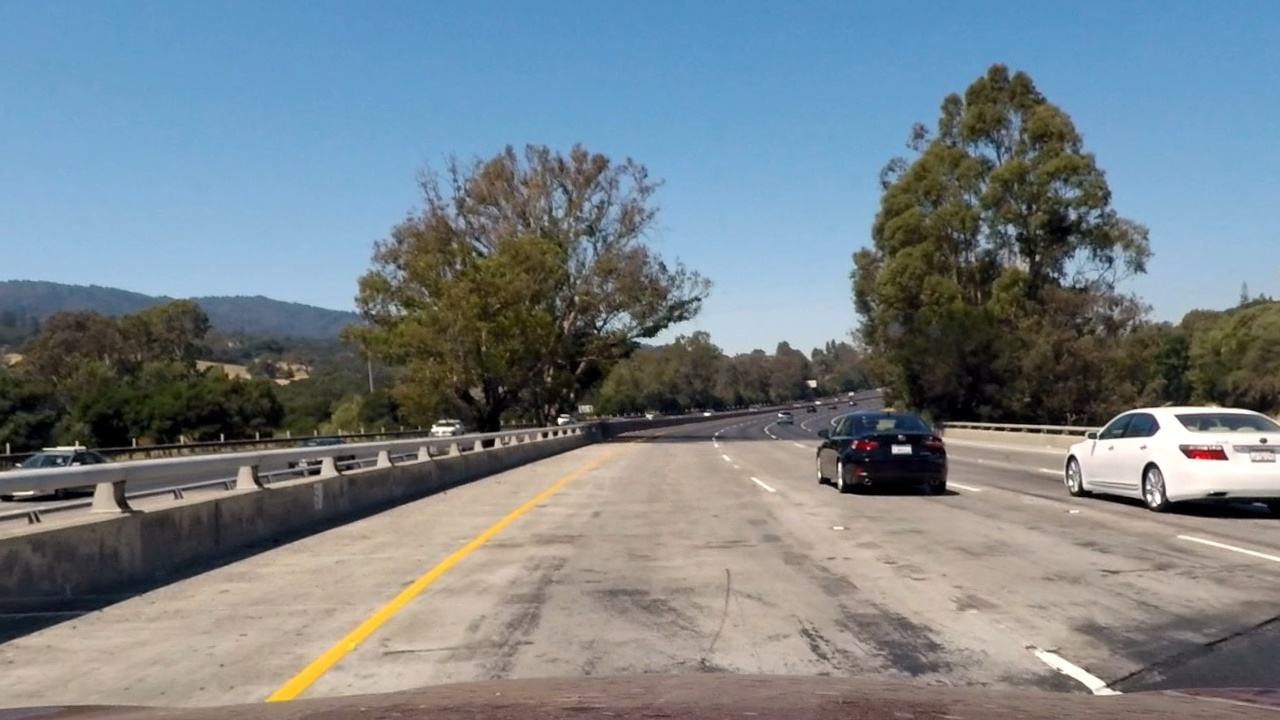
#> input picture output_images/undist_test1.jpg, 1280 x 720 px
$ jupyter execute --allow-errors CarND-Advanced-Lane-Lines.ipynb   (shell and % lines are left out)   (older library calls are emulated)
#> lines starting #> are read from the running program, lines starting #| are printed output that depends on the picture; after the words box and inside, x2 and y2 are one past the last pixel; in counts of white or black regions, pixels touching at a corner belong together
# Advanced Lane Finding Project

#### William Rifenburgh

The goals / steps of this project are the following:

* Compute the camera calibration matrix and distortion coefficients given a set of chessboard images.
* Apply a distortion correction to raw images.
* Use color transforms, gradients, etc., to create a thresholded binary image.
* Apply a perspective transform to rectify binary image ("birds-eye view").
* Detect lane pixels and fit to find the lane boundary.
* Determine the curvature of the lane and vehicle position with respect to center.
* Warp the detected lane boundaries back onto the original image.
* Output visual display of the lane boundaries and numerical estimation of lane curvature and vehicle position.

---
### Camera Calibration

The following cell calculates camera calibration parameters, undistorts the calibration images and saves them to the output_images folder. An example of an undistorted calibration image next to its original form is also plotted inline.

[cell 1]
import numpy as np
import cv2
import glob
import matplotlib.pyplot as plt
import matplotlib.image as mpimg


# Make a list of calibration images
images = glob.glob('./camera_cal/calibration*.jpg')


# prepare object points, like (0,0,0), (1,0,0), (2,0,0) ....,(6,5,0)
objp = np.zeros((6 * 9, 3), np.float32)
objp[:, :2] = np.mgrid[0:9, 0:6].T.reshape(-1, 2)

# Arrays to store object points and image points from all the images.
objpoints = []  # 3d points in real world space
imgpoints = []  # 2d points in image plane.

# Step through the list and search for chessboard corners
for fname in images:
    img = cv2.imread(fname)
    gray = cv2.cvtColor(img, cv2.COLOR_BGR2GRAY)

    # Find the chessboard corners
    ret, corners = cv2.findChessboardCorners(gray, (9, 6), None)

    # If found, add object points, image points
    if ret == True:
        objpoints.append(objp)
        imgpoints.append(corners)

#> (the rest of this cell did not finish here and is left out)

### Undistort test images

The following cell will undistort all test images in the test_images directory, save them to the output_images folder and compare one image's original to its undistorted form.

[cell 2]
images = glob.glob('./test_images/*.jpg')

#> (the rest of this cell did not finish here and is left out)

### Perspective Transformation

The following cells define the functions to perform a perspective transform to road images

---

The following cell allows us to preview where our source and destination points for the prototype of our perspective transformation will go. The red line polygon and cyan line polygon indicate the source and destination regions respectively. The coordinates for the source polygon were chosen to match the lane lines. The destination polygon was chosen to represent what would be a bird's eye view of the lanes.

#> (a cell that did not finish here is left out)

The following cell defines the function that will take the source and destinations we defined along with the camera calibration to undistort and perspective transform an image. The resulting bird's eye view image of this function performed on some of the test images is then plotted.

[cell 4]
# [15 lines left out: function undistort_and_transform, not called in this run]

#> (the rest of this cell did not finish here and is left out)

### Color and Gradient Thresholding

The following cell contains code for the function used to identify lane markings using thresholding of sobel x operator convolutions as well as HLS and LAB colorspace transforms. A result of thresholding is shown where the green indicates where HLS-L channel x-gradient thresholding criteria were met, blue indicates where HSL-L color lightness thresholding criteria was met, and red indicates where LAB-B channel thresholding criteria was met. High LAB-B channel values indicate where yellow lane markings are detected whilst the other two filters identify white lane markings

[cell 5]
image = mpimg.imread('./output_images/undist_test1.jpg')
#> image is the input picture: shape (720, 1280, 3); mean R, G, B 119.3, 130, 136.2

# Edit this function to create your own pipeline.
def threshold_image(img, s_thresh=(210, 255), sx_thresh=(30, 45), b_thresh=(150, 255)):
#> called with s_thresh = (210, 255), sx_thresh = (30, 45), b_thresh = (150, 255)
    img = np.copy(img)

    # Convert to HSL color space and separate the L channel
    hls = cv2.cvtColor(img, cv2.COLOR_RGB2HLS).astype(np.float)
    l_channel = hls[:, :, 1]
    s_channel = hls[:, :, 2]
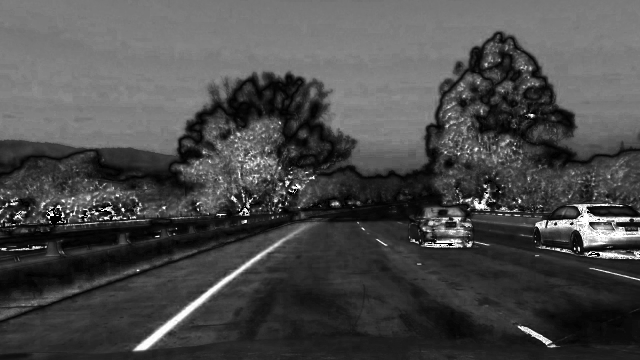
#> s_channel: shape (720, 1280) float64 (shown at 1/2 size); min 0, max 255, mean 74.1

    # Convert to HSL color space and separate the L channel
    lab = cv2.cvtColor(img, cv2.COLOR_RGB2LAB).astype(np.float)
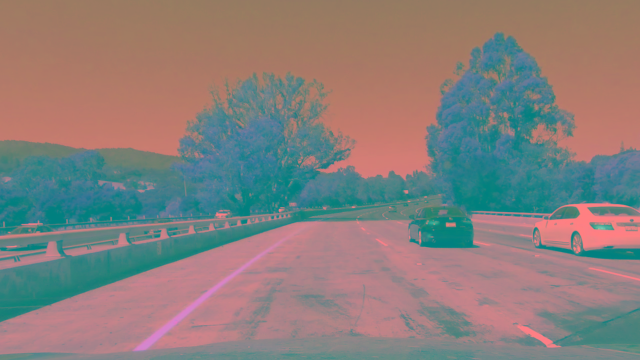
#> lab: shape (720, 1280, 3) float64 (shown at 1/2 size); mean R, G, B 135.6, 127.1, 124.2
    lab_b_channel = lab[:, :, 2]

    # Sobel x
    sobelx = cv2.Sobel(l_channel, cv2.CV_64F, 1, 0)  # Take the derivative in x
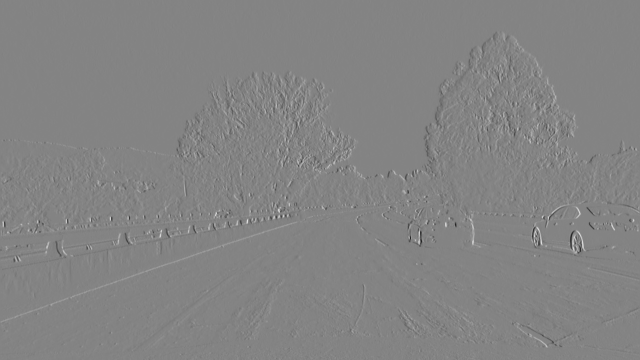
#> sobelx: shape (720, 1280) float64 (shown at 1/2 size); min -814, max 761, mean 0.1; drawn with min black and max white
    abs_sobelx = np.absolute(sobelx)  # Absolute x derivative to accentuate lines away from horizontal
    scaled_sobel = np.uint8(255 * abs_sobelx / np.max(abs_sobelx))

    # Threshold x gradient
    sxbinary = np.zeros_like(scaled_sobel)
    sxbinary[(scaled_sobel >= sx_thresh[0]) & (scaled_sobel <= sx_thresh[1])] = 1

    # Threshold color channel S of HLS
    s_binary = np.zeros_like(l_channel)
    s_binary[(l_channel >= s_thresh[0]) & (l_channel <= s_thresh[1])] = 1

    # Threshold color channel B of LAB
    b_binary = np.zeros_like(lab_b_channel)
    b_binary[(lab_b_channel >= b_thresh[0]) & (lab_b_channel <= b_thresh[1])] = 1

    # Stack each channel
    # Note color_binary[:, :, 0] is all 0s, effectively an all black image. It might
    # be beneficial to replace this channel with something else.
    color_binary = np.dstack((b_binary, sxbinary, s_binary))

    combined_binary = np.zeros_like(sxbinary)
    combined_binary[(s_binary == 1) | (sxbinary == 1) | (b_binary == 1)] = 1

    return color_binary, combined_binary

result, result_binary = threshold_image(image)
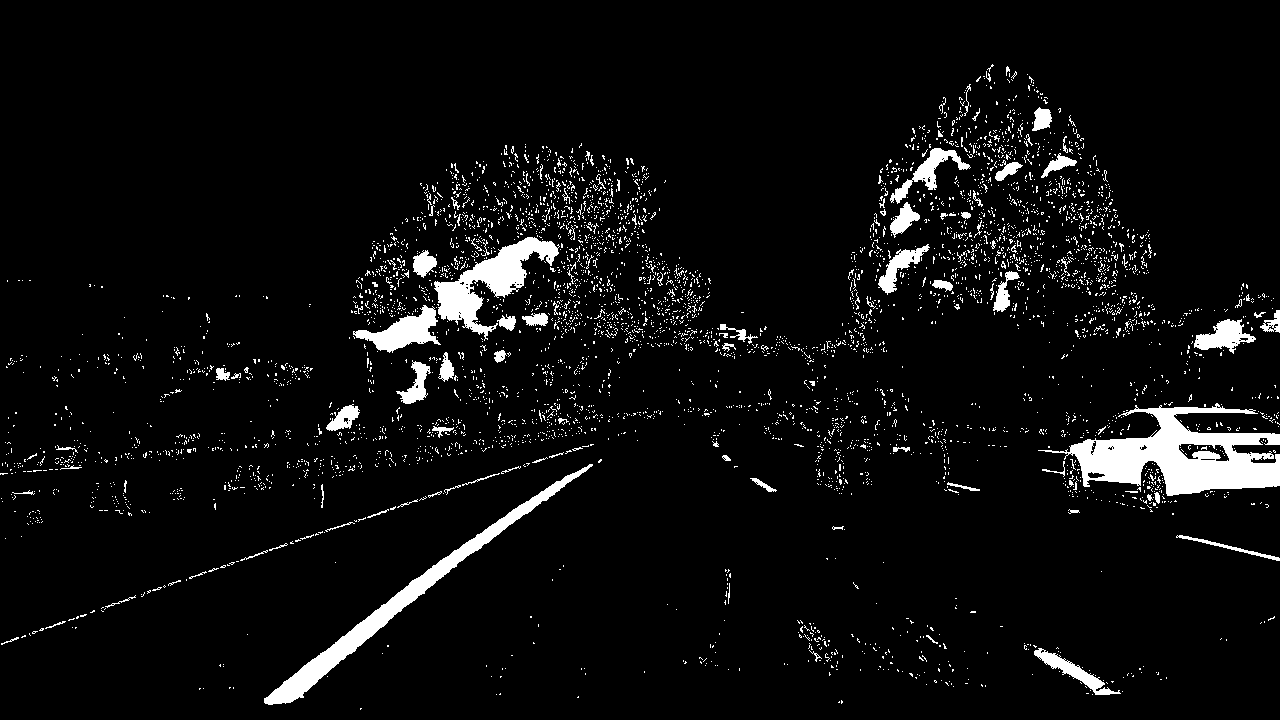
#> result_binary: shape (720, 1280); values 0 (black) and 1 (white), 5.4% white; 4723 white regions (4600 under 20 px), largest, box (x1, y1, x2, y2) and area: (1038, 403, 1280, 496) 10124, (264, 464, 593, 705) 5671, (434, 237, 560, 341) 4286

# Plot the result
f, (ax1, ax2) = plt.subplots(1, 2, figsize=(10, 5))
f.tight_layout()

ax1.imshow(image)
ax1.set_title('Original Image', fontsize=15)

ax2.imshow(result)
ax2.set_title('Thresholding Result', fontsize=15)
plt.subplots_adjust(left=0., right=1, top=0.9, bottom=0.)

result = 255 * result.astype("uint8")
result = cv2.cvtColor(result, cv2.COLOR_RGB2BGR)
cv2.imwrite("output_images/colored_binary.jpg", result)

binary = 255 * result_binary.astype("uint8")
cv2.imwrite("./output_images/combined_binary.jpg", binary)
#> Out = True

### Lane Line Polynomial Fitting

Below is an example of thresholding and perspective transforming a road image using the functions we have previously developed

#> (a cell that did not finish here is left out)

The code cell below will plot a histogram of the bottom half of the binary, perspective transformed image. The  peaks indicate the x-position of both lane lines and where the find_polynomails function will begin its search for the lane lines.

#> (a cell that did not finish here is left out)

The following cell defines the lane finding function which takes in a warped, binary image and fits polynomials to each lane marking side. The functions plotgraph option enables us to preview these lane line polynomials. The function find_curvature_and_offset is also defined beforehand so that it may be used in find_polynomials as much of its required arguments are caculated in the find_polynomials function.

[cell 8]
# Define conversions in x and y from pixels space to meters
ym_per_pix = 30 / 720  # meters per pixel in y dimension
#> ym_per_pix = 0.0417
xm_per_pix = 3.7 / 500  # meters per pixel in x dimension

# [119 lines left out: functions find_curvature_and_offset, find_polynomials, not called in this run]


#> (the rest of this cell did not finish here and is left out)

To help keep track of lane lines in sharp curves and challenging conditions as well as skip the windowing operations, we can use the polynomials found from the initial find_polynomials function to narrow our search to a region of interest around the previous polynomials for the next frame in a video. The next cell defines the function for this method. A plot showing the region of interest may be shown by setting plotgraph=True.

[cell 9]
# [61 lines left out: function find_polynomials_skip_windowing, not called in this run]

#> (the rest of this cell did not finish here and is left out)

The following function draws the green overlay of what our algorithms perceive to be the lane as well as radius of curvature for the lanes and deviation off the center of the lane.

[cell 10]
# [44 lines left out: function draw_lane, not called in this run]

#> (the rest of this cell did not finish here and is left out)

The following cell defines the sanity_check function. This function checks the following:

If both lanes lines in a given a lane detection output have:

* Similar curvature
* A reasonable lane width
* Are parallel to each other within a given tolerance

Curvature was checked by calculating the magnitude of difference of curvatures calcalated between the lane lines

The largests and smallest distances between the two lane lines was calculated and expected to fall within a min-max range.

Parallelism was checked by taking the derivative of both lanes and calculating the greatest difference for the derivative for all given y-values that we care to draw the lane on.

The curvature criterion was later excluded as it was found to disqualify lane detections too easily when the road became too staight.

[cell 11]
# Sanity check to perform on the current detected lane lines
# [31 lines left out: function sanity_check, not called in this run]

The following cell defines the process_image function used in creating the video lane overlays and the code required to remember lane detections for the averaging filter used to smoothen the lane overlay. The class 'Lane' stores lane detection parameters. add_lane_to_history is a helper function that assigns values to the Lane class' parameters. concat_images allows us to display the color and gradient transformation data image next to our output video which is usefull for debugging and fine tunning our threshold values.

[cell 12]
class Lane():
    pass
    # [17 lines left out: functions __init__, add_lane_to_history, not called in this run]

lanes_history = []
#> lanes_history = []

from PIL import Image

# [59 lines left out: functions concat_images, process_image, not called in this run]

#> (the rest of this cell did not finish here and is left out)

### Videos

The following four cells use the process image function to create videos overlayed with our lane finding algorithm results. The videos are available here:

[project_video](./output_images/project_video_output.mp4)

[project_video_challenge](./output_images/project_video_challenge_output.mp4)

[project_video_harder_challenge](./output_images/project_video_harder_challenge_output.mp4)

[cell 13]
from moviepy.editor import VideoFileClip
from IPython.display import HTML

[cell 14]
video_output = "./output_images/project_video_output.mp4"
#> video_output = './output_images/project_video_output.mp4'
#> (the rest of this cell did not finish here and is left out)

$ run again, with output_images/undist_test2.jpg copied over output_images/undist_test1.jpg
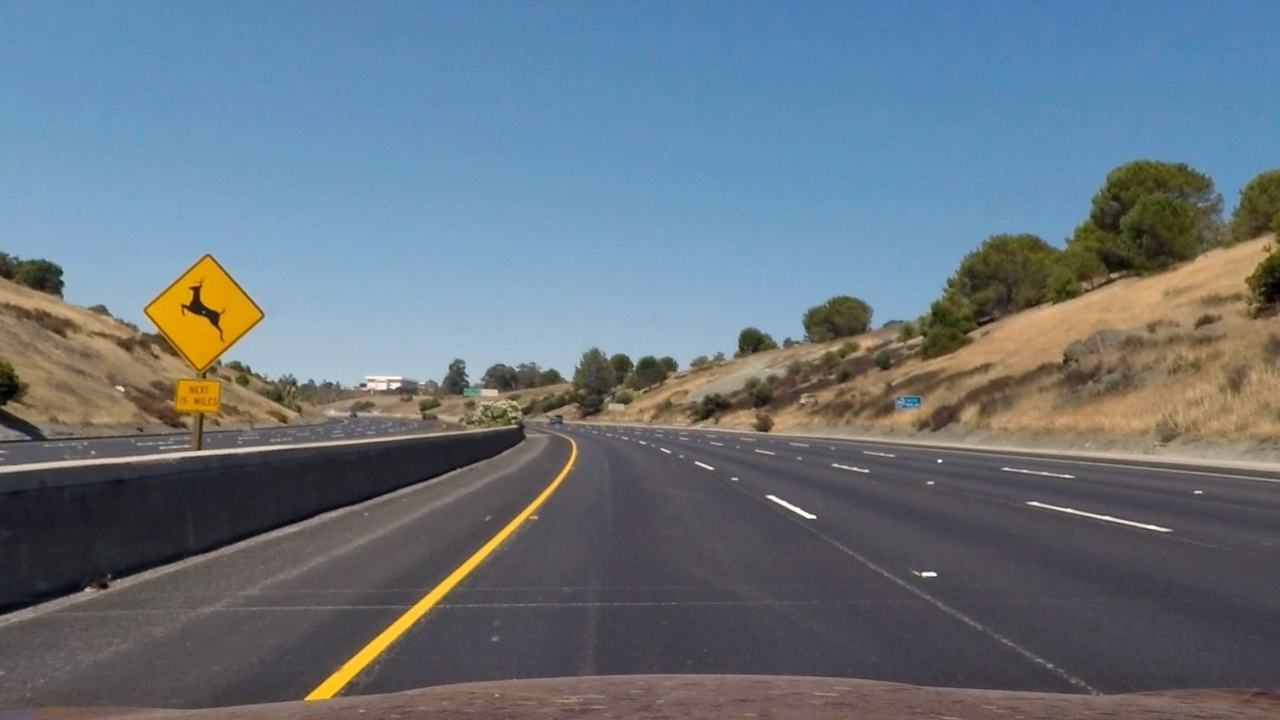
#> input picture output_images/undist_test2.jpg, 1280 x 720 px
#> image is the input picture: shape (720, 1280, 3); mean R, G, B 103.9, 115.7, 126.4
#> in threshold_image, `sobelx = cv2.Sobel(l_channel, cv2.CV_64F, 1, 0)`:
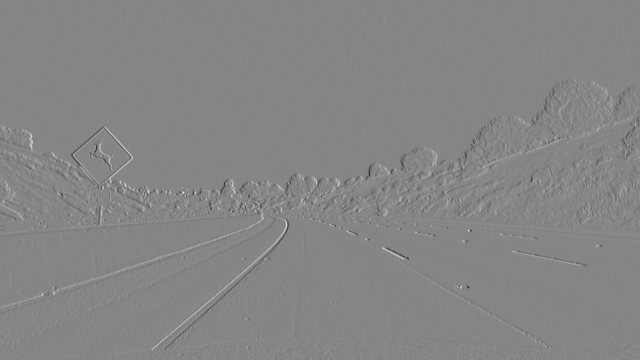
#> sobelx: shape (720, 1280) float64 (shown at 1/2 size); min -537, max 486, mean -0.1; drawn with min black and max white
#> `result, result_binary = threshold_image(image)`:
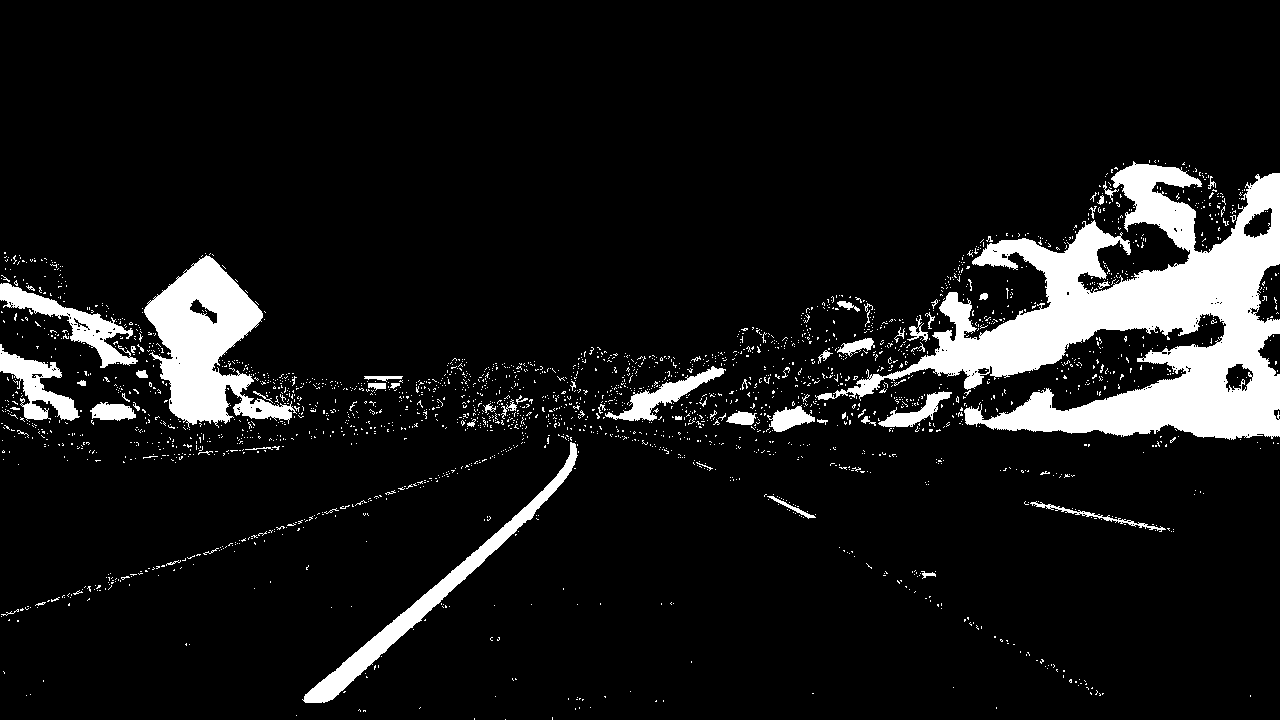
#> result_binary: shape (720, 1280); values 0 (black) and 1 (white), 9.3% white; 2529 white regions (2460 under 20 px), largest, box (x1, y1, x2, y2) and area: (815, 161, 1280, 440) 48088, (144, 255, 297, 428) 12245, (302, 442, 578, 703) 5452
#> Out = True
#> ym_per_pix = 0.0417
#> lanes_history = []
#> video_output = './output_images/project_video_output.mp4'
